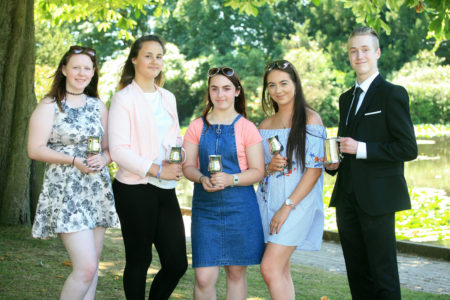
#> input picture img3.jpg, 450 x 300 px
$ python face.py
#> lines starting #> are read from the running program, lines starting #| are printed output that depends on the picture; after the words box and inside, x2 and y2 are one past the last pixel; in counts of white or black regions, pixels touching at a corner belong together
import cv2

face_cascade = cv2.CascadeClassifier('trained_classifier.xml')
# Read the input image
img = cv2.imread('img3.jpg')
#> img is the input picture: shape (300, 450, 3); mean B, G, R 115.2, 137.3, 122.2

gray = cv2.cvtColor(img, cv2.COLOR_BGR2GRAY)
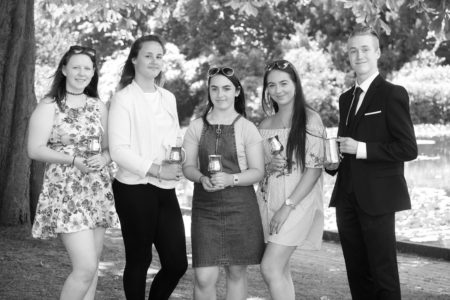
#> gray: shape (300, 450); min 1, max 255, mean 130.3
faces = face_cascade.detectMultiScale(gray, 1.1, 4)
#> faces = [[347, 38, 33, 33], [138, 44, 31, 31], [66, 56, 31, 31], [205, 77, 31, 31], [263, 71, 33, 33]]

for (x, y , w ,h) in faces:
     cv2.rectangle(img, (x,y), (x+w, y+h), (255, 0 , 0), 3)
#> this loop made 5 passes
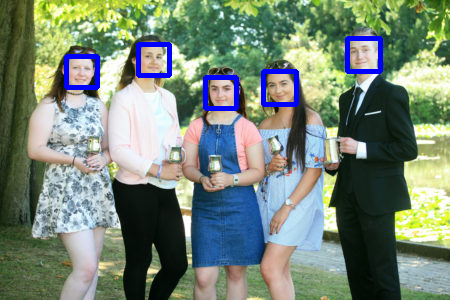
#> img: shape (300, 450, 3); 2.31% of pixels changed, all inside (x1, y1, x2, y2) = (64, 36, 383, 111)

# Display the output
cv2.imshow('img', img)
cv2.waitKey()

$ run again, with img2.jpg copied over img3.jpg
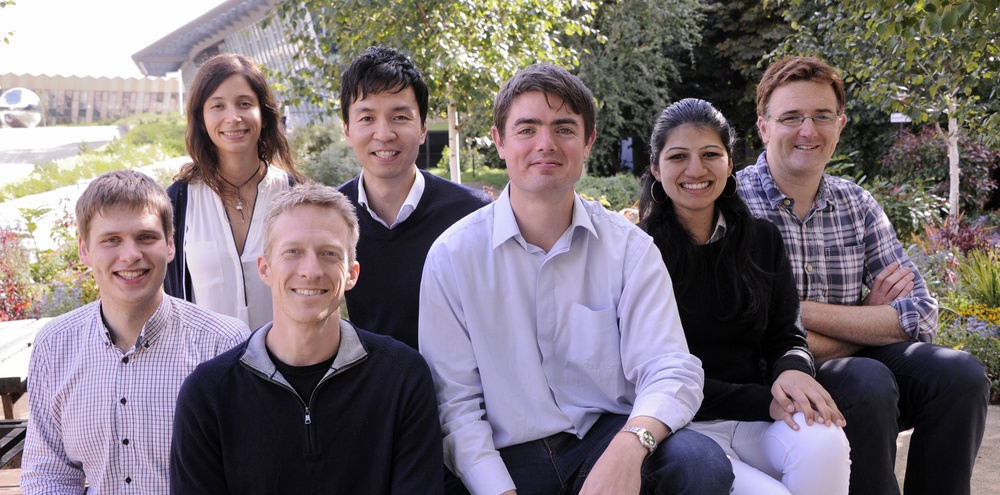
#> input picture img2.jpg, 1000 x 495 px, shrunk from 2400 x 1189 before the run
#> img is the input picture: shape (495, 1000, 3); mean B, G, R 120.2, 114.8, 125.1
#> `gray = cv2.cvtColor(img, cv2.COLOR_BGR2GRAY)`:
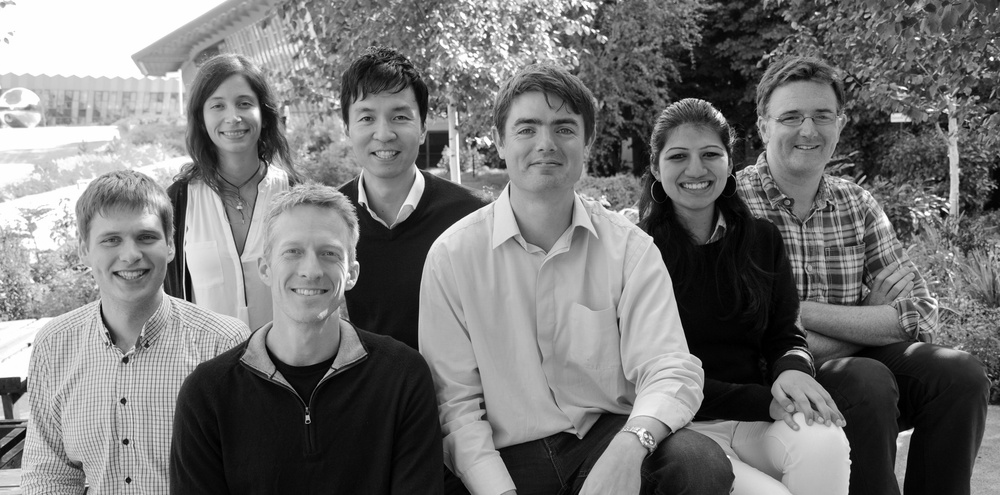
#> gray: shape (495, 1000); min 0, max 255, mean 118.5
#> faces = [[761, 85, 83, 83], [196, 78, 71, 71], [652, 122, 86, 86], [824, 192, 71, 71], [336, 82, 91, 91], [84, 205, 91, 91], [265, 217, 94, 94], [497, 91, 98, 98]]
#> the loop `for (x, y , w ,h) in faces:` made 8 passes
#> after the loop `for (x, y , w ,h) in faces:`:
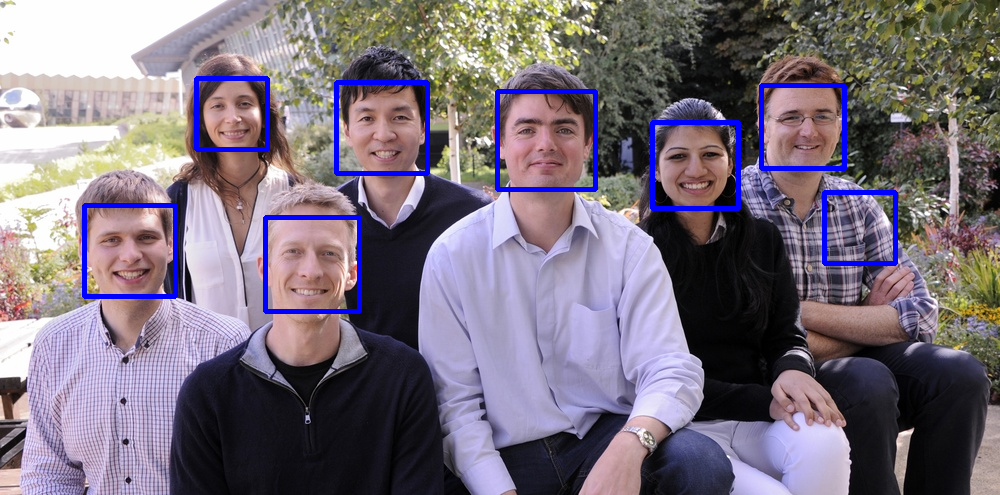
#> img: shape (495, 1000, 3); 2.75% of pixels changed, all inside (x1, y1, x2, y2) = (82, 76, 898, 314)

$ run again, with img.jpg copied over img3.jpg
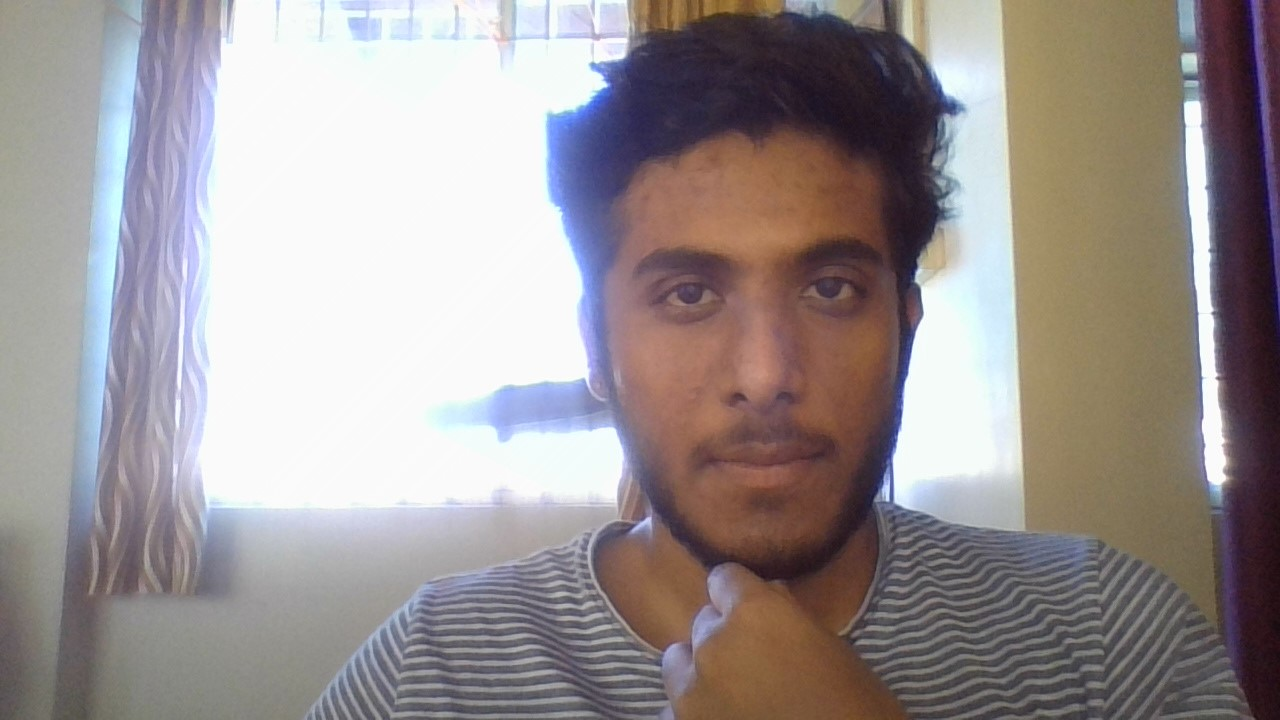
#> input picture img.jpg, 1280 x 720 px
#> img is the input picture: shape (720, 1280, 3); mean B, G, R 147.3, 147.1, 154.9
#> `gray = cv2.cvtColor(img, cv2.COLOR_BGR2GRAY)`:
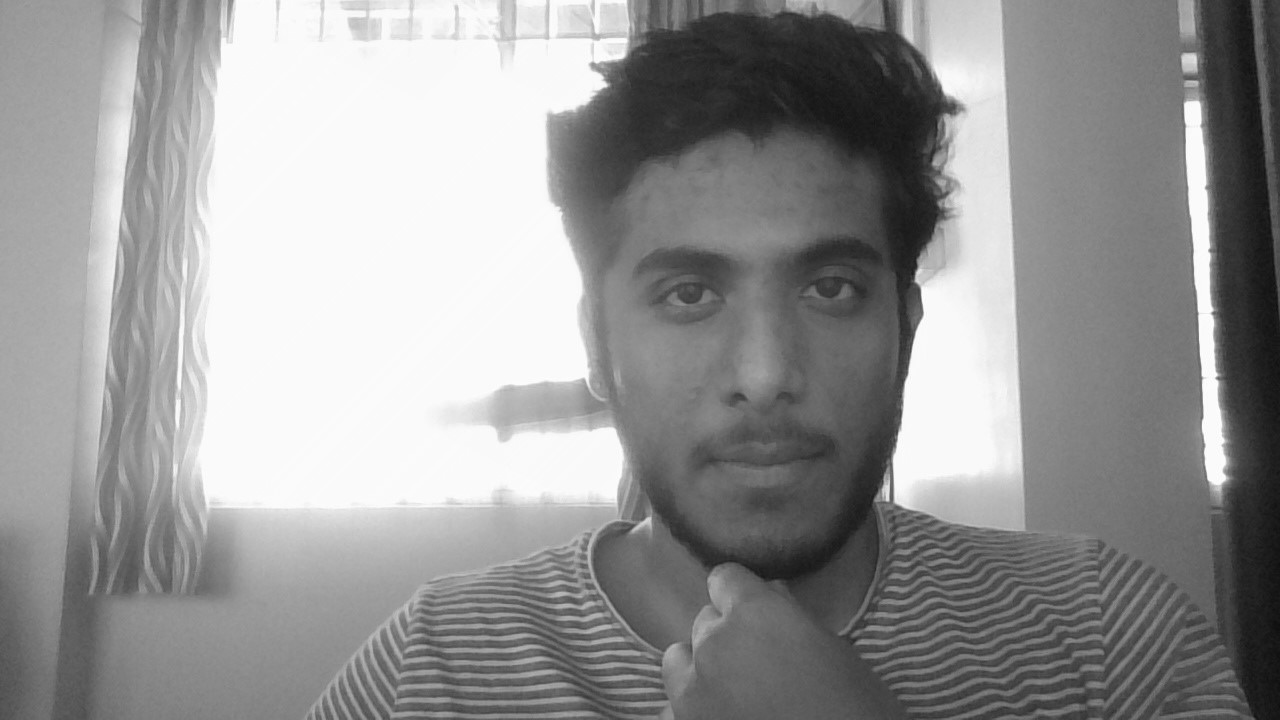
#> gray: shape (720, 1280); min 14, max 255, mean 149.5
#> faces = [[576, 150, 369, 369]]
#> the loop `for (x, y , w ,h) in faces:` made 1 pass
#> after the loop `for (x, y , w ,h) in faces:`:
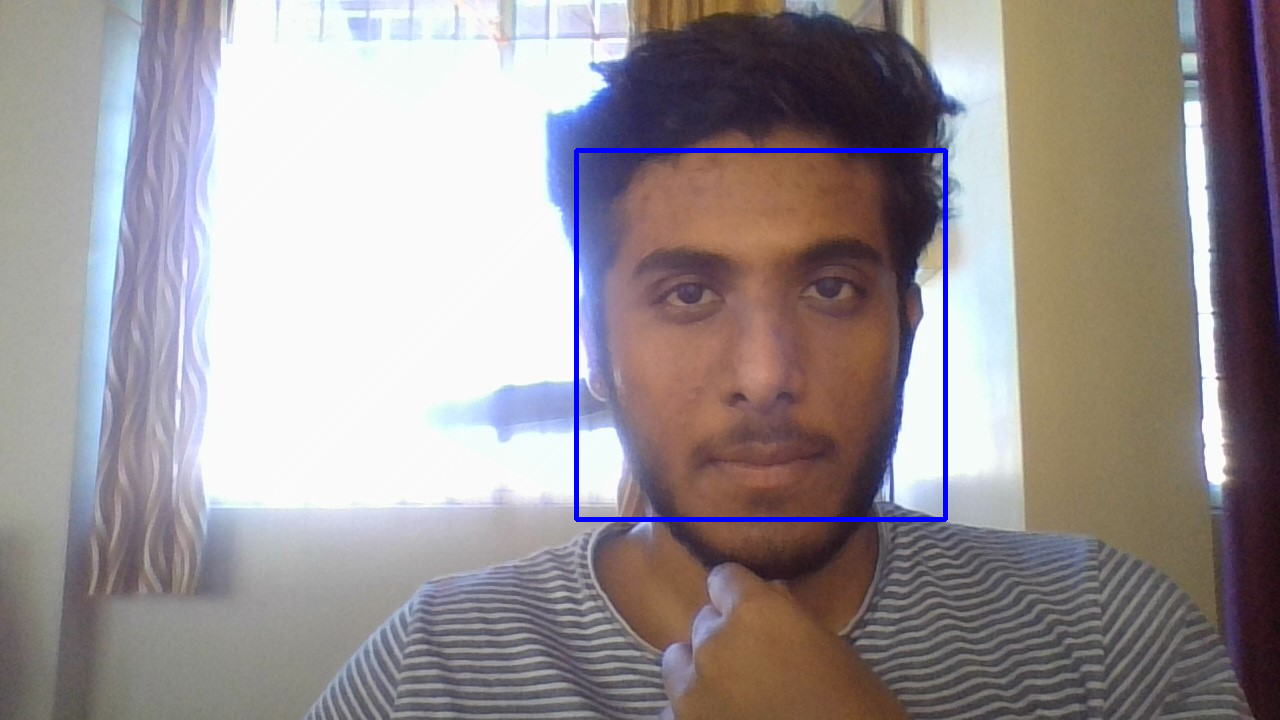
#> img: shape (720, 1280, 3); 0.8% of pixels changed, all inside (x1, y1, x2, y2) = (574, 148, 948, 522)
